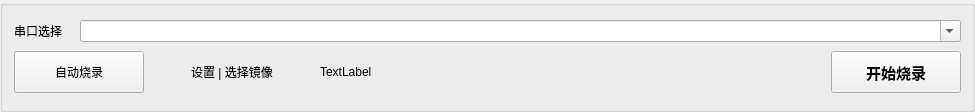
<?xml version="1.0" encoding="UTF-8"?>
<ui version="4.0">
 <class>BuringControlWindow</class>
 <widget class="QGroupBox" name="BuringControlWindow">
  <property name="geometry">
   <rect>
    <x>0</x>
    <y>0</y>
    <width>975</width>
    <height>112</height>
   </rect>
  </property>
  <property name="minimumSize">
   <size>
    <width>0</width>
    <height>112</height>
   </size>
  </property>
  <property name="maximumSize">
   <size>
    <width>16777215</width>
    <height>112</height>
   </size>
  </property>
  <property name="windowTitle">
   <string>Form</string>
  </property>
  <layout class="QVBoxLayout" name="verticalLayout">
   <item>
    <layout class="QHBoxLayout" name="horizontalLayout_2">
     <item>
      <widget class="QLabel" name="txtSelectComPort">
       <property name="sizePolicy">
        <sizepolicy hsizetype="Fixed" vsizetype="Preferred">
         <horstretch>0</horstretch>
         <verstretch>0</verstretch>
        </sizepolicy>
       </property>
       <property name="minimumSize">
        <size>
         <width>60</width>
         <height>0</height>
        </size>
       </property>
       <property name="text">
        <string>串口选择</string>
       </property>
      </widget>
     </item>
     <item>
      <widget class="QComboBox" name="inputComPortList">
       <property name="editable">
        <bool>true</bool>
       </property>
      </widget>
     </item>
    </layout>
   </item>
   <item>
    <layout class="QHBoxLayout" name="horizontalLayout">
     <property name="spacing">
      <number>18</number>
     </property>
     <item>
      <widget class="QPushButton" name="buttonStartAuto">
       <property name="sizePolicy">
        <sizepolicy hsizetype="Minimum" vsizetype="Fixed">
         <horstretch>0</horstretch>
         <verstretch>0</verstretch>
        </sizepolicy>
       </property>
       <property name="minimumSize">
        <size>
         <width>130</width>
         <height>42</height>
        </size>
       </property>
       <property name="text">
        <string>自动烧录</string>
       </property>
       <property name="icon">
        <iconset resource="../../resources/main.qrc">
         <normaloff>:/robot-solid.svg</normaloff>:/robot-solid.svg</iconset>
       </property>
       <property name="iconSize">
        <size>
         <width>20</width>
         <height>20</height>
        </size>
       </property>
       <property name="checkable">
        <bool>true</bool>
       </property>
      </widget>
     </item>
     <item>
      <widget class="QPushButton" name="btnAdvance">
       <property name="minimumSize">
        <size>
         <width>140</width>
         <height>0</height>
        </size>
       </property>
       <property name="text">
        <string>设置 | 选择镜像</string>
       </property>
       <property name="icon">
        <iconset resource="../../resources/main.qrc">
         <normaloff>:/sliders-solid.svg</normaloff>:/sliders-solid.svg</iconset>
       </property>
       <property name="flat">
        <bool>true</bool>
       </property>
      </widget>
     </item>
     <item>
      <widget class="QLabel" name="testStatus">
       <property name="text">
        <string>TextLabel</string>
       </property>
      </widget>
     </item>
     <item>
      <spacer name="horizontalSpacer">
       <property name="orientation">
        <enum>Qt::Horizontal</enum>
       </property>
       <property name="sizeHint" stdset="0">
        <size>
         <width>40</width>
         <height>20</height>
        </size>
       </property>
      </spacer>
     </item>
     <item>
      <widget class="QPushButton" name="btnStartBurn">
       <property name="sizePolicy">
        <sizepolicy hsizetype="Minimum" vsizetype="Fixed">
         <horstretch>0</horstretch>
         <verstretch>0</verstretch>
        </sizepolicy>
       </property>
       <property name="minimumSize">
        <size>
         <width>130</width>
         <height>42</height>
        </size>
       </property>
       <property name="font">
        <font>
         <pointsize>11</pointsize>
         <bold>true</bold>
        </font>
       </property>
       <property name="text">
        <string>开始烧录</string>
       </property>
       <property name="icon">
        <iconset resource="../../resources/main.qrc">
         <normaloff>:/file-arrow-down-solid.svg</normaloff>:/file-arrow-down-solid.svg</iconset>
       </property>
       <property name="iconSize">
        <size>
         <width>75</width>
         <height>20</height>
        </size>
       </property>
      </widget>
     </item>
    </layout>
   </item>
  </layout>
 </widget>
 <resources>
  <include location="../../resources/main.qrc"/>
 </resources>
 <connections/>
</ui>
